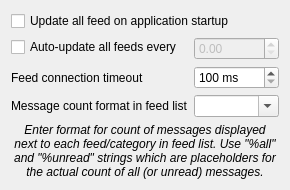
         <widget class="QWidget" name="m_tabFeeds">
          <attribute name="title">
           <string>Feeds &amp;&amp; categories</string>
          </attribute>
          <layout class="QFormLayout" name="formLayout_10">
           <property name="fieldGrowthPolicy">
            <enum>QFormLayout::AllNonFixedFieldsGrow</enum>
           </property>
           <item row="0" column="0" colspan="2">
            <widget class="QCheckBox" name="m_checkUpdateAllFeedsOnStartup">
             <property name="text">
              <string>Update all feed on application startup</string>
             </property>
            </widget>
           </item>
           <item row="1" column="0">
            <widget class="QCheckBox" name="m_checkAutoUpdate">
             <property name="text">
              <string>Auto-update all feeds every</string>
             </property>
            </widget>
           </item>
           <item row="2" column="0">
            <widget class="QLabel" name="label_3">
             <property name="text">
              <string>Feed connection timeout</string>
             </property>
            </widget>
           </item>
           <item row="2" column="1">
            <widget class="QSpinBox" name="m_spinFeedUpdateTimeout">
             <property name="toolTip">
              <string>Connection timeout is time interval which is reserved for downloading new messages for the feed. If this time interval elapses, then download process is aborted.</string>
             </property>
             <property name="suffix">
              <string> ms</string>
             </property>
             <property name="minimum">
              <number>100</number>
             </property>
             <property name="maximum">
              <number>45000</number>
             </property>
             <property name="singleStep">
              <number>100</number>
             </property>
            </widget>
           </item>
           <item row="3" column="0">
            <widget class="QLabel" name="label_8">
             <property name="text">
              <string>Message count format in feed list</string>
             </property>
            </widget>
           </item>
           <item row="3" column="1">
            <widget class="QComboBox" name="m_cmbCountsFeedList">
             <property name="toolTip">
              <string notr="true"/>
             </property>
             <property name="editable">
              <bool>true</bool>
             </property>
            </widget>
           </item>
           <item row="4" column="0" colspan="2">
            <widget class="QLabel" name="label_9">
             <property name="font">
              <font>
               <italic>true</italic>
              </font>
             </property>
             <property name="text">
              <string>Enter format for count of messages displayed next to each feed/category in feed list. Use &quot;%all&quot; and &quot;%unread&quot; strings which are placeholders for the actual count of all (or unread) messages.</string>
             </property>
             <property name="alignment">
              <set>Qt::AlignCenter</set>
             </property>
             <property name="wordWrap">
              <bool>true</bool>
             </property>
            </widget>
           </item>
           <item row="1" column="1">
            <widget class="TimeSpinBox" name="m_spinAutoUpdateInterval">
             <property name="enabled">
              <bool>false</bool>
             </property>
             <property name="readOnly">
              <bool>false</bool>
             </property>
             <property name="accelerated">
              <bool>true</bool>
             </property>
            </widget>
           </item>
          </layout>
         </widget>
